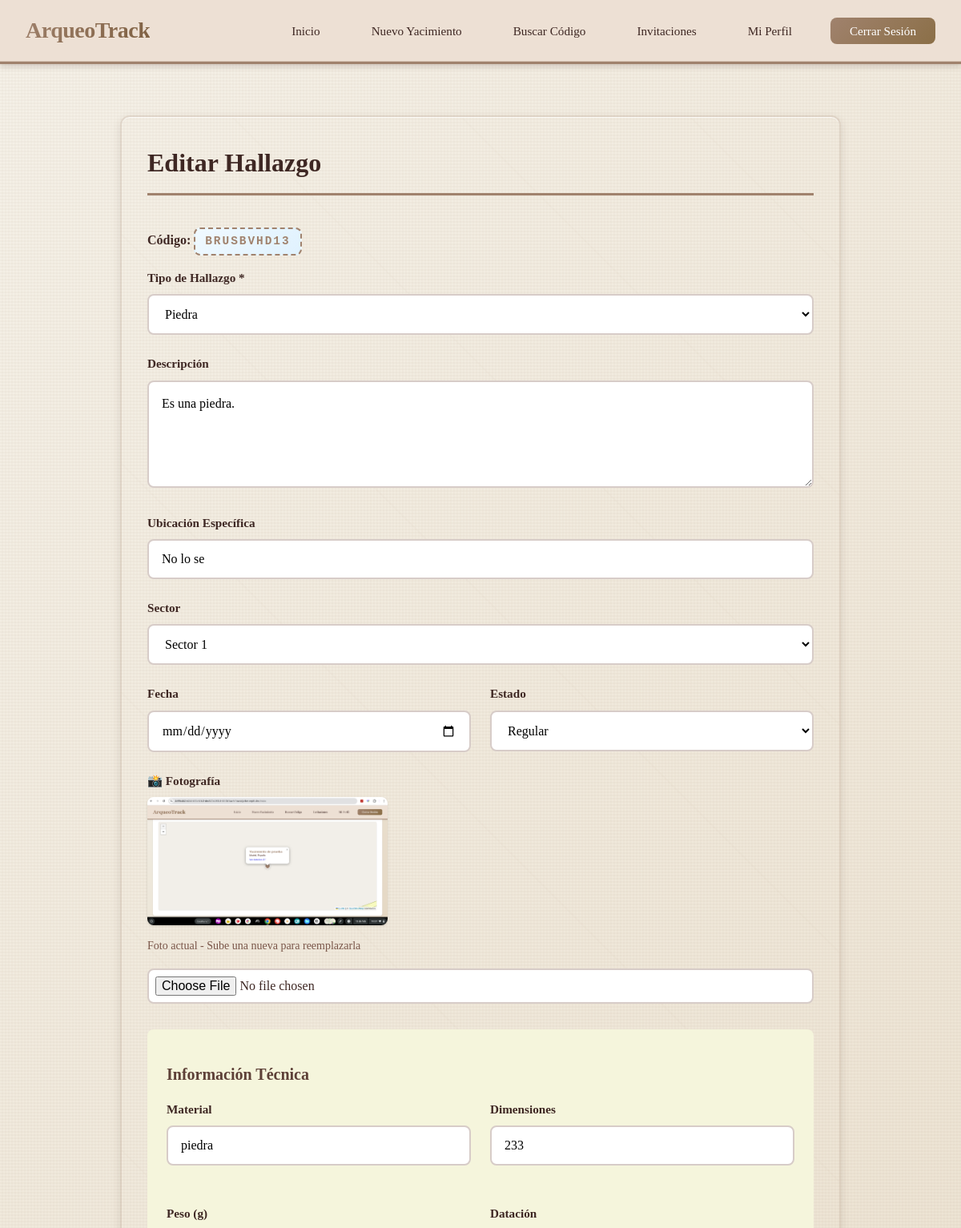
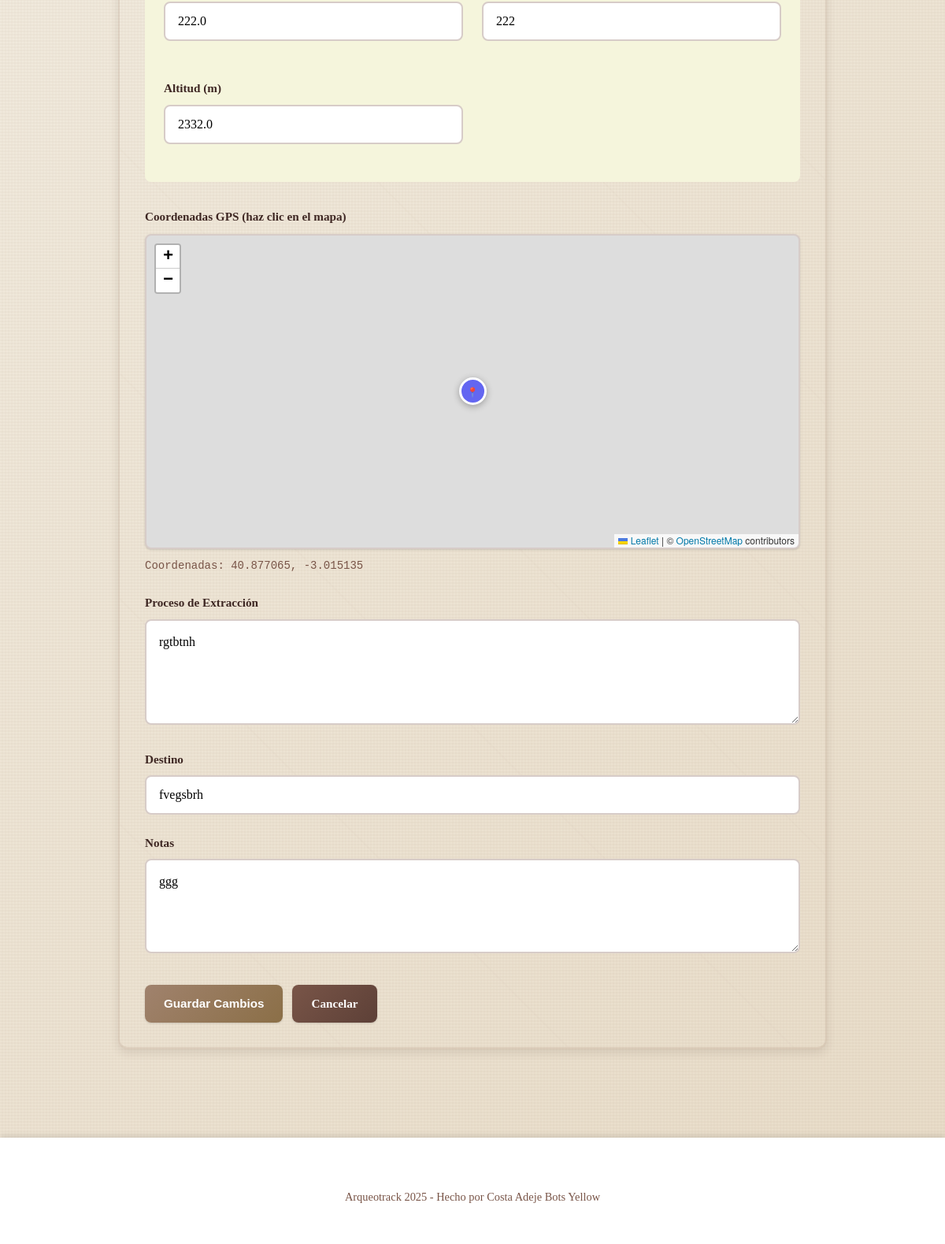
/editar_hallazgo/2 (signed in), run on the app's committed database (2 pictures, top to bottom).
### app/models/hallazgo.py (models this page shows, shortened)
class Hallazgo(db.Model):
    __tablename__ = 'hallazgos'
    id = db.Column(db.Integer, primary_key=True)
    codigo_acceso = db.Column(db.String(10), unique=True, nullable=False, index=True)
    user_id = db.Column(db.Integer, db.ForeignKey('usuarios.id'), nullable=False, index=True)
    yacimiento_id = db.Column(db.Integer, db.ForeignKey('yacimientos.id'), index=True)
    sector_id = db.Column(db.Integer, db.ForeignKey('sectores.id'), index=True)
    encontrado_por_id = db.Column(db.Integer, db.ForeignKey('usuarios.id'))
    tipo = db.Column(db.String(100))
    material = db.Column(db.String(100))
    datacion = db.Column(db.String(100))
    descripcion = db.Column(db.Text)
    notas = db.Column(db.Text)
    ubicacion = db.Column(db.String(200))
    lat = db.Column(db.Float)
    lng = db.Column(db.Float)
    altitud = db.Column(db.Float)
    dimensiones = db.Column(db.String(100))
    peso = db.Column(db.Float)  # En gramos
    estado_conservacion = db.Column(db.String(50))
    foto = db.Column(db.String(200))
    fecha = db.Column(db.Date)
    proceso_extraccion = db.Column(db.Text)
    destino = db.Column(db.String(200))
    fecha_registro = db.Column(db.DateTime, default=datetime.utcnow, nullable=False)
    fecha_actualizacion = db.Column(db.DateTime, default=datetime.utcnow, onupdate=datetime.utcnow)
    propietario = db.relationship(
        'Usuario',
        back_populates='hallazgos',
        foreign_keys=[user_id]
    )
    encontrado_por = db.relationship(
        'Usuario',
        back_populates='hallazgos_encontrados',
        foreign_keys=[encontrado_por_id]
    )
    yacimiento = db.relationship(
        'Yacimiento',
        back_populates='hallazgos'
    )
    sector = db.relationship(
        'Sector',
        back_populates='hallazgos'
    )
    comentarios = db.relationship(
        'Comentario',
        back_populates='hallazgo',
        cascade='all, delete-orphan',
        lazy='dynamic',
        order_by='Comentario.fecha.desc()'
    )
    eventos = db.relationship(
        'Evento',
        back_populates='hallazgo',
        lazy='dynamic'
    )
    __table_args__ = (
        db.Index('idx_hallazgos_yacimiento_fecha', 'yacimiento_id', 'fecha'),
        db.Index('idx_hallazgos_tipo', 'tipo'),
    )

### app/blueprints/hallazgo.py (the view, shortened to what this page needs)
@hallazgo_bp.route('/editar_hallazgo/<int:hallazgo_id>', methods=['GET', 'POST'])
@login_required
def editar(hallazgo_id):
    hallazgo = Hallazgo.query.get_or_404(hallazgo_id)
    puede_editar_rol, _ = current_user.has_permission(hallazgo.yacimiento_id, 'edit')
    if hallazgo.user_id != current_user.id and not puede_editar_rol:
        abort(403)
    form = HallazgoForm(obj=hallazgo)
    form.sector_id.choices = [(0, 'Sin sector')] + [(s.id, s.nombre) for s in Sector.query.filter_by(yacimiento_id=hallazgo.yacimiento_id).all()]
    return render_template('hallazgos/editar.html', formulario=form, hallazgo=hallazgo)

### app/models/user.py (called while the page is built, shortened)
    def has_permission(self, yacimiento_id, permission):
        from app.models.invitacion import Invitacion
        from app.models.yacimiento import Yacimiento
        yacimiento = Yacimiento.query.get(yacimiento_id)
        if not yacimiento:
            return False, None
        if self.id == yacimiento.user_id:
            return True, 'propietario'

### templates/hallazgos/editar.html (shortened to what this page needs)
{% extends "base.html" %}
{% block extra_head %}
<link rel="stylesheet" href="https://unpkg.com/leaflet@1.9.4/dist/leaflet.css" />
{% endblock %}
{% block content %}
<div class="main-content">
    <div class="card" style="max-width: 900px; margin: 2rem auto;">
        <h1>Editar Hallazgo</h1>
        <p><strong>Código:</strong> <span class="access-code" style="display: inline-block; padding: 0.25rem 0.75rem; font-size: 0.9rem;">{{ hallazgo.codigo_acceso }}</span></p>
        <form method="POST" enctype="multipart/form-data">
            <div class="form-group">
                <label for="tipo">Tipo de Hallazgo *</label>
                {{ formulario.tipo(class="form-control", id="tipo") }}
            </div>
            <div class="form-group">
                <label for="descripcion">Descripción</label>
                {{ formulario.descripcion(class="form-control", id="descripcion", rows=4) }}
            </div>
            <div class="form-group">
                <label for="ubicacion">Ubicación Específica</label>
                {{ formulario.ubicacion(class="form-control", id="ubicacion") }}
            </div>
            <div class="form-group">
                <label for="sector_id">Sector</label>
                {{ formulario.sector_id(class="form-control", id="sector_id") }}
            </div>
            <div style="display: grid; grid-template-columns: repeat(auto-fit, minmax(250px, 1fr)); gap: 1.5rem;">
                <div class="form-group">
                    <label for="fecha">Fecha</label>
                    {{ formulario.fecha(class="form-control", id="fecha") }}
                </div>
                <div class="form-group">
                    <label for="estado_conservacion">Estado</label>
                    {{ formulario.estado_conservacion(class="form-control", id="estado_conservacion") }}
                </div>
            </div>
            <div class="form-group">
                <label for="foto">📸 Fotografía</label>
                {% if hallazgo.foto %}
                <div style="margin-bottom: 1rem;">
                    <img src="/uploads/{{ hallazgo.foto }}"
                         alt="Foto actual"
                         style="max-width: 300px; border-radius: var(--border-radius); box-shadow: var(--shadow);">
                    <p style="color: var(--gray); font-size: var(--font-sm); margin-top: 0.5rem;">Foto actual - Sube una nueva para reemplazarla</p>
                </div>
                {% endif %}
                <input type="file" id="foto" name="foto" class="form-control" accept="image/*">
            </div>
            <div style="margin-top: 2rem; padding: 1.5rem; background: var(--light-gray); border-radius: var(--border-radius);">
                <h3 style="margin-bottom: 1rem;">Información Técnica</h3>
                <div style="display: grid; grid-template-columns: repeat(auto-fit, minmax(250px, 1fr)); gap: 1.5rem;">
                    <div class="form-group">
                        <label for="material">Material</label>
                        {{ formulario.material(class="form-control", id="material") }}
                    </div>
                    <div class="form-group">
                        <label for="dimensiones">Dimensiones</label>
                        {{ formulario.dimensiones(class="form-control", id="dimensiones") }}
                    </div>
                    <div class="form-group">
                        <label for="peso">Peso (g)</label>
                        {{ formulario.peso(class="form-control", id="peso", type="number", step="0.1") }}
                    </div>
                    <div class="form-group">
                        <label for="datacion">Datación</label>
                        {{ formulario.datacion(class="form-control", id="datacion") }}
                    </div>
                    <div class="form-group">
                        <label for="altitud">Altitud (m)</label>
                        {{ formulario.altitud(class="form-control", id="altitud", type="number", step="0.1") }}
                    </div>
                </div>
            </div>
            <div class="form-group" style="margin-top: 2rem;">
                <label>Coordenadas GPS (haz clic en el mapa)</label>
                <div id="form-map" style="height: 400px; margin: 10px 0; border-radius: var(--border-radius); border: 2px solid var(--border-color);"></div>
                <p id="coords-display" style="margin-top: 0.5rem; color: var(--gray); font-size: var(--font-sm); font-family: monospace;"></p>
            </div>
            <div class="form-group">
                <label for="proceso_extraccion">Proceso de Extracción</label>
                {{ formulario.proceso_extraccion(class="form-control", id="proceso_extraccion", rows=4) }}
            </div>
            <div class="form-group">
                <label for="destino">Destino</label>
                {{ formulario.destino(class="form-control", id="destino") }}
            </div>
            <div class="form-group">
                <label for="notas">Notas</label>
                {{ formulario.notas(class="form-control", id="notas", rows=3) }}
            </div>
            <div class="button-group" style="margin-top: 2rem;">
                <button type="submit" class="btn">Guardar Cambios</button>
                <a href="/hallazgo/{{ hallazgo.id }}" class="btn btn-secondary">Cancelar</a>
            </div>
        </form>
    </div>
</div>
{% endblock %}

### static/css/styles.css (style rules this page uses)
:root { --primary-color: #a0826d; --primary-dark: #8b6f47; --primary-light: #c9a882; --secondary-color: #7d5e3f; --success-color: #6b8e23; --danger-color: #a0522d; --warning-color: #cd853f; --info-color: #8b7355; --dark: #3e2723; --dark-secondary: #5d4037; --gray: #795548; --light-gray: #f5f5dc; --border-color: #d7ccc8; --white: #ffffff; --bg-color: #faf8f3; --shadow-sm: 0 1px 2px 0 rgba(0, 0, 0, 0.05); --shadow: 0 1px 3px 0 rgba(0, 0, 0, 0.1), 0 1px 2px 0 rgba(0, 0, 0, 0.06); --shadow-md: 0 4px 6px -1px rgba(0, 0, 0, 0.1), 0 2px 4px -1px rgba(0, 0, 0, 0.06); --shadow-lg: 0 10px 15px -3px rgba(0, 0, 0, 0.1), 0 4px 6px -2px rgba(0, 0, 0, 0.05); --shadow-xl: 0 20px 25px -5px rgba(0, 0, 0, 0.1), 0 10px 10px -5px rgba(0, 0, 0, 0.04); --border-radius: 8px; --border-radius-lg: 12px; --space-1: 0.25rem; --space-2: 0.5rem; --space-3: 0.75rem; --space-4: 1rem; --space-5: 1.5rem; --space-6: 2rem; --space-8: 3rem; --font-xs: 0.75rem; --font-sm: 0.875rem; --font-base: 1rem; --font-lg: 1.125rem; --font-xl: 1.25rem; --font-2xl: 1.5rem; --font-3xl: 1.875rem; --font-4xl: 2.25rem; --transition: all 0.3s cubic-bezier(0.4, 0, 0.2, 1); }
* { margin: 0; padding: 0; box-sizing: border-box; }
body { font-family: 'Georgia', 'Palatino', 'Times New Roman', serif; background: var(--bg-color); min-height: 100vh; color: var(--dark); line-height: 1.6; position: relative; }
body::before { content: ''; position: fixed; top: 0; left: 0; width: 100%; height: 100%; background: repeating-linear-gradient(90deg, transparent, transparent 2px, rgba(160, 130, 109, 0.03) 2px, rgba(160, 130, 109, 0.03) 4px), repeating-linear-gradient(0deg, transparent, transparent 2px, rgba(125, 94, 63, 0.03) 2px, rgba(125, 94, 63, 0.03) 4px), linear-gradient(135deg, #f5f1e8 0%, #e8dcc8 100%); z-index: -1; pointer-events: none; }
.main-content, .contenido { max-width: 1400px; margin: 0 auto; padding: var(--space-6); }
.card { background: radial-gradient(circle at 10% 20%, rgba(201, 168, 130, 0.05) 0%, transparent 50%), linear-gradient(135deg, #faf8f3 0%, #f5ebe0 100%); border-radius: var(--border-radius-lg); padding: 2rem; margin: 1.5rem 0; box-shadow: 0 4px 12px rgba(62, 39, 35, 0.12), inset 0 1px 0 rgba(255, 255, 255, 0.7), inset 0 -1px 0 rgba(160, 130, 109, 0.15); border: 2px solid rgba(160, 130, 109, 0.2); background-image: repeating-linear-gradient(45deg, transparent, transparent 200px, rgba(160, 130, 109, 0.02) 200px, rgba(160, 130, 109, 0.02) 202px); transition: var(--transition); }
.card h1 { color: var(--dark); margin-bottom: 1.5rem; font-size: 2rem; font-weight: 800; border-bottom: 3px solid var(--primary-color); padding-bottom: 0.75rem; }
.card h3 { color: var(--dark-secondary); margin: 1rem 0 0.5rem; font-size: 1.25rem; font-weight: 600; }
.card-actions, .button-group { display: flex; gap: 0.75rem; margin-top: 1.5rem; flex-wrap: wrap; }
.btn { display: inline-block; padding: 0.75rem 1.5rem; background: linear-gradient(135deg, var(--primary-color), var(--primary-dark)); color: var(--white); text-decoration: none; border-radius: var(--border-radius); font-weight: 600; font-size: 0.95rem; border: none; cursor: pointer; transition: var(--transition); box-shadow: var(--shadow); text-align: center; }
.btn-secondary { background: linear-gradient(135deg, var(--gray), var(--dark-secondary)); }
.form-group { margin-bottom: 1.5rem; }
.form-group label { display: block; margin-bottom: 0.5rem; color: var(--dark); font-weight: 600; font-size: 0.95rem; }
.form-control, input:not([type="submit"]):not([type="button"]):not([type="file"]), textarea, select { width: 100%; padding: 0.875rem 1rem; font-size: 1rem; border: 2px solid var(--border-color); border-radius: var(--border-radius); font-family: inherit; transition: var(--transition); background: var(--white); }
input[type="file"] { padding: 0.5rem; }
textarea { resize: vertical; min-height: 120px; line-height: 1.6; }
#map, #form-map { border-radius: var(--border-radius); height: 500px; box-shadow: var(--shadow); }
.access-code { background: linear-gradient(135deg, #f0f9ff 0%, #e0f2fe 100%); padding: 1.25rem; border-radius: var(--border-radius); font-family: 'Courier New', monospace; font-size: 1.5rem; font-weight: 700; margin: 1rem 0; text-align: center; border: 2px dashed var(--primary-color); color: var(--primary-color); letter-spacing: 2px; }

### data on the page
Hallazgo: codigo_acceso "BRUSBVHD13", tipo "Piedra", descripcion "Es una piedra.", ubicacion "No lo se", sector_id "Sector 1", estado_conservacion "Regular", foto (picture), material "piedra", dimensiones "233", peso "222.0", datacion "222", altitud "2332.0", proceso_extraccion "rgtbtnh", destino "fvegsbrh", notas "ggg"
